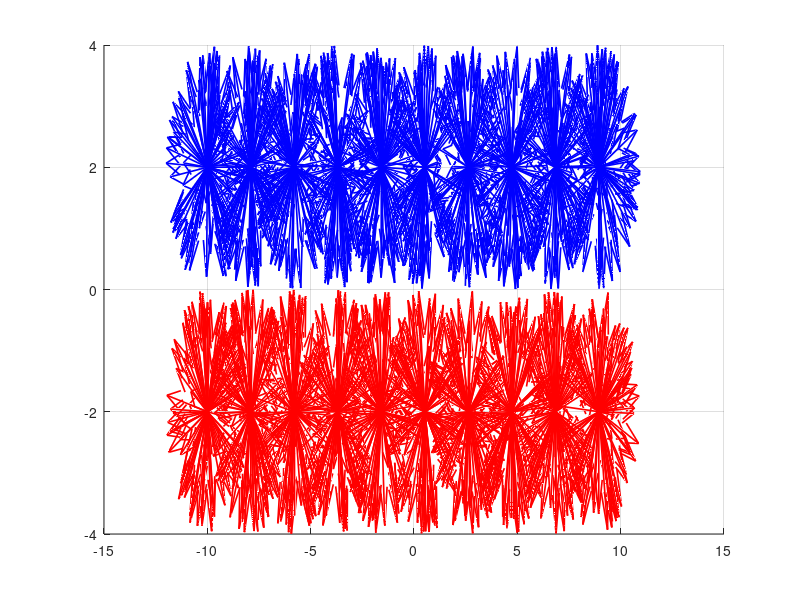

Reproduce this figure in MATLAB. (Note: this script raises an error after producing the figure.)
clear; clc; close all;

%% =========================
% 1. GRID SETUP
%% =========================
Nx = 20;
Nz = 200;

Lx = 20;
Lz = 200;

dx = Lx/(Nx-1);
dz = Lz/(Nz-1);

x = linspace(-Lx/2, Lx/2, Nx);
z = linspace(0, Lz, Nz);

%% =========================
% 2. PARAMETERS
%% =========================
A     = 5.3;
K     = 0.032;
alpha = 0.05;
gamma = 1;

% Coupling J(x)
J_left  = -0.02;
J_right = 0.2;

w  = 8;
x0 = 0;

Jx = (J_left+J_right)/2 + ...
     ((J_right-J_left)/2)*tanh((x-x0)/w);

J  = repmat(Jx(:),1,Nz);

%% =========================
%% =========================
% INITIAL CONDITIONS
%% =========================
% 3. INITIAL CONDITIONS
% (LOAD GROUND STATE)
%% =========================
% filename = 'z-0,3.txt';
% %
% % %% ----- IMPORT FILE -----
%  opts = detectImportOptions(filename);
% %
% % % skip header text lines
%  opts.DataLines = [3 Inf];
% %
% data = readmatrix(filename, opts);
% %
% % %% ----- REMOVE NaNs -----
% data = data(~any(isnan(data),2), :);
% %
% % %% ----- TOTAL GRID POINTS -----
% N = Nx * Nz;
% %
% % %% =========================
% % % LAYER 1
% % %% =========================
% %
%  layer1 = data(1:N,:);
% %
%  mx1 = reshape(layer1(:,3), Nx, Nz);
%  my1 = reshape(layer1(:,4), Nx, Nz);
%  mz1 = reshape(layer1(:,5), Nx, Nz);
% %
% m1 = cat(3, mx1, my1, mz1);
% %
% % %% =========================
% % % LAYER 2
% % %% =========================
% %
%  layer2 = data(N+1:2*N,:);
% %
%  mx2 = reshape(layer2(:,3), Nx, Nz);
%  my2 = reshape(layer2(:,4), Nx, Nz);
% mz2 = reshape(layer2(:,5), Nx, Nz);
% %
%  m2 = cat(3, mx2, my2, mz2);
% %
% % %% =========================
% % % NORMALIZATION
% % %% =========================
% %
%  m1 = m1 ./ sqrt(sum(m1.^2,3));
%  m2 = m2 ./ sqrt(sum(m2.^2,3));
% %
% % %% =========================
% % % INITIAL VECTOR
% % %% =========================
% %
%  y = reshape(cat(3,m1,m2), [], 1);
%% =========================
% 3. INITIAL CONDITIONS
% (LOAD GROUND STATE)
%% =========================
 m1 = randn(Nx,Nz,3);
  m2 = randn(Nx,Nz,3);
% % % %
  m1 = m1 ./ sqrt(sum(m1.^2,3));
  m2 = m2 ./ sqrt(sum(m2.^2,3));
% % % %
  y = reshape(cat(3,m1,m2),[],1);



% 3. INITIAL CONDITIONS
% HALF FROM groundstate.txt
% HALF FROM groundstate2.txt
%% =========================

%% ----- Z SPLIT -----
% z_split = 50;
% 
% % index where z <= 50
% split_idx = find(z <= z_split, 1, 'last');
% 
% %% =========================================================
% % LOAD FIRST GROUND STATE
% %% =========================================================
% 
% filename1 = 'groundstate.txt';
% 
% opts1 = detectImportOptions(filename1);
% opts1.DataLines = [3 Inf];
% 
% data1 = readmatrix(filename1, opts1);
% 
% data1 = data1(~any(isnan(data1),2), :);
% 
% N = Nx * Nz;
% 
% %% ----- LAYER 1 -----
% layer1a = data1(1:N,:);
% 
% mx1a = reshape(layer1a(:,3), Nx, Nz);
% my1a = reshape(layer1a(:,4), Nx, Nz);
% mz1a = reshape(layer1a(:,5), Nx, Nz);
% 
% m1a = cat(3,mx1a,my1a,mz1a);
% 
% %% ----- LAYER 2 -----
% layer2a = data1(N+1:2*N,:);
% 
% mx2a = reshape(layer2a(:,3), Nx, Nz);
% my2a = reshape(layer2a(:,4), Nx, Nz);
% mz2a = reshape(layer2a(:,5), Nx, Nz);
% 
% m2a = cat(3,mx2a,my2a,mz2a);
% 
% %% =========================================================
% % LOAD SECOND GROUND STATE
% %% =========================================================
% 
% filename2 = 'groundstate2.txt';
% 
% opts2 = detectImportOptions(filename2);
% opts2.DataLines = [3 Inf];
% 
% data2 = readmatrix(filename2, opts2);
% 
% data2 = data2(~any(isnan(data2),2), :);
% 
% %% ----- LAYER 1 -----
% layer1b = data2(1:N,:);
% 
% mx1b = reshape(layer1b(:,3), Nx, Nz);
% my1b = reshape(layer1b(:,4), Nx, Nz);
% mz1b = reshape(layer1b(:,5), Nx, Nz);
% 
% m1b = cat(3,mx1b,my1b,mz1b);
% 
% %% ----- LAYER 2 -----
% layer2b = data2(N+1:2*N,:);
% 
% mx2b = reshape(layer2b(:,3), Nx, Nz);
% my2b = reshape(layer2b(:,4), Nx, Nz);
% mz2b = reshape(layer2b(:,5), Nx, Nz);
% 
% m2b = cat(3,mx2b,my2b,mz2b);
% 
% %% =========================================================
% % COMBINE STATES
% %% =========================================================
% 
% m1 = zeros(Nx,Nz,3);
% m2 = zeros(Nx,Nz,3);
% 
% % z = 1 -> 50 from first ground state
% m1(:,1:split_idx,:) = m1a(:,1:split_idx,:);
% m2(:,1:split_idx,:) = m2a(:,1:split_idx,:);
% 
% % z = 51 -> 100 from second ground state
% m1(:,split_idx+1:end,:) = m1b(:,split_idx+1:end,:);
% m2(:,split_idx+1:end,:) = m2b(:,split_idx+1:end,:);
% 
% %% =========================================================
% % NORMALIZATION
% %% =========================================================
% 
% m1 = m1 ./ sqrt(sum(m1.^2,3));
% m2 = m2 ./ sqrt(sum(m2.^2,3));
% 
% %% =========================================================
% % INITIAL VECTOR
% %% =========================================================
% 
% y = reshape(cat(3,m1,m2), [], 1);



%% =========================
% 4. TIME SETTINGS
%% =========================
t = 0;

t_end = 3000;
dt    = 0.5;

opts = odeset('RelTol',1e-6,'AbsTol',1e-8);

%% =========================
% 5. FIGURE SETUP
%% =========================
figure('Color','white','Position',[100 100 900 700]);

idx_x = 1:2:Nx;
idx_z = 1:2:Nz;

[X_grid, Z_grid] = ndgrid(x(idx_x), z(idx_z));

% Two separate layers
Y1 = 2*ones(size(X_grid));
Y2 =  -2*ones(size(X_grid));

vecsize = 2;

hold on;
grid on;

%% ===== INITIAL LAYER 1 =====
Mx1 = m1(idx_x,idx_z,1);
My1 = m1(idx_x,idx_z,2);
Mz1 = m1(idx_x,idx_z,3);

q1 = quiver3( ...
    X_grid, Y1, Z_grid, ...
    Mx1*vecsize, ...
    My1*vecsize, ...
    Mz1*vecsize, ...
    0,'b','LineWidth',1.2);

%% ===== INITIAL LAYER 2 =====
Mx2 = m2(idx_x,idx_z,1);
My2 = m2(idx_x,idx_z,2);
Mz2 = m2(idx_x,idx_z,3);

q2 = quiver3( ...
    X_grid, Y2, Z_grid, ...
    Mx2*vecsize, ...
    My2*vecsize, ...
    Mz2*vecsize, ...
    0,'r','LineWidth',1.2);

q1.MaxHeadSize = 0.5;
q2.MaxHeadSize = 0.5;

%% =========================
% AXES
%% =========================
axis equal;

xlim([min(x) - 2 max(x) + 2]);
ylim([-5 5]);
zlim([min(z) max(z)]);

xlabel('x');
ylabel('Layer Direction');
zlabel('z');

title('Bilayer LLG Spin Dynamics');

view([35 25]);

rotate3d on;

drawnow;

%% =========================
% 6. TIME LOOP
%% =========================
while t < t_end

    fprintf('Starting step at t = %.2f\n',t);

    %% ===== SOLVE =====
    [~,y_out] = ode45( ...
        @(t,y) llg_rhs_2D( ...
        t,y,Nx,Nz,dx,dz,A,K,J,alpha,gamma), ...
        [t t+dt], y, opts);
    

    y = y_out(end,:)';
    dydt = llg_rhs_2D( ...
        t, y, Nx, Nz, dx, dz, ...
        A, K, J, alpha, gamma);

    max_torque = max(abs(dydt));

    fprintf('max torque = %.3e\n', max_torque);

    t = t + dt;

    fprintf('Finished step at t = %.2f\n',t);

    %% ===== RESHAPE =====
    m = reshape(y,Nx,Nz,6);

    m1 = m(:,:,1:3);
    m2 = m(:,:,4:6);

    %% ===== UPDATE LAYER 1 =====
    q1.UData = m1(idx_x,idx_z,1)*vecsize;
    q1.VData = m1(idx_x,idx_z,2)*vecsize;
    q1.WData = m1(idx_x,idx_z,3)*vecsize;

    %% ===== UPDATE LAYER 2 =====
    q2.UData = m2(idx_x,idx_z,1)*vecsize;
    q2.VData = m2(idx_x,idx_z,2)*vecsize;
    q2.WData = m2(idx_x,idx_z,3)*vecsize;

    %% ===== TITLE =====
    title(sprintf('Bilayer LLG Spin Dynamics | t = %.2f',t));

    drawnow limitrate;

end
%% =========================
% FINAL NUMERICAL OUTPUT
%% =========================
m_final = reshape(y,Nx,Nz,6);

m1_final = m_final(:,:,1:3);
m2_final = m_final(:,:,4:6);

[X,Z] = ndgrid(x,z);

data1 = [ ...
    X(:), ...
    Z(:), ...
    reshape(m1_final(:,:,1),[],1), ...
    reshape(m1_final(:,:,2),[],1), ...
    reshape(m1_final(:,:,3),[],1)];

data2 = [ ...
    X(:), ...
    Z(:), ...
    reshape(m2_final(:,:,1),[],1), ...
    reshape(m2_final(:,:,2),[],1), ...
    reshape(m2_final(:,:,3),[],1)];

%% =========================
% WRITE TO TEXT FILE
%% =========================
filename = 'final_state.txt';

fid = fopen(filename,'w');

%% ----- HEADER -----
fprintf(fid,'===== LAYER 1 =====\n');
fprintf(fid,'x\tz\tmx\tmy\tmz\n');

%% ----- LAYER 1 DATA -----
fprintf(fid,'%f\t%f\t%f\t%f\t%f\n', data1.');

fprintf(fid,'\n');

%% ----- LAYER 2 HEADER -----
fprintf(fid,'===== LAYER 2 =====\n');
fprintf(fid,'x\tz\tmx\tmy\tmz\n');

%% ----- LAYER 2 DATA -----
fprintf(fid,'%f\t%f\t%f\t%f\t%f\n', data2.');

fclose(fid);

disp('Data saved to final_state.txt');
